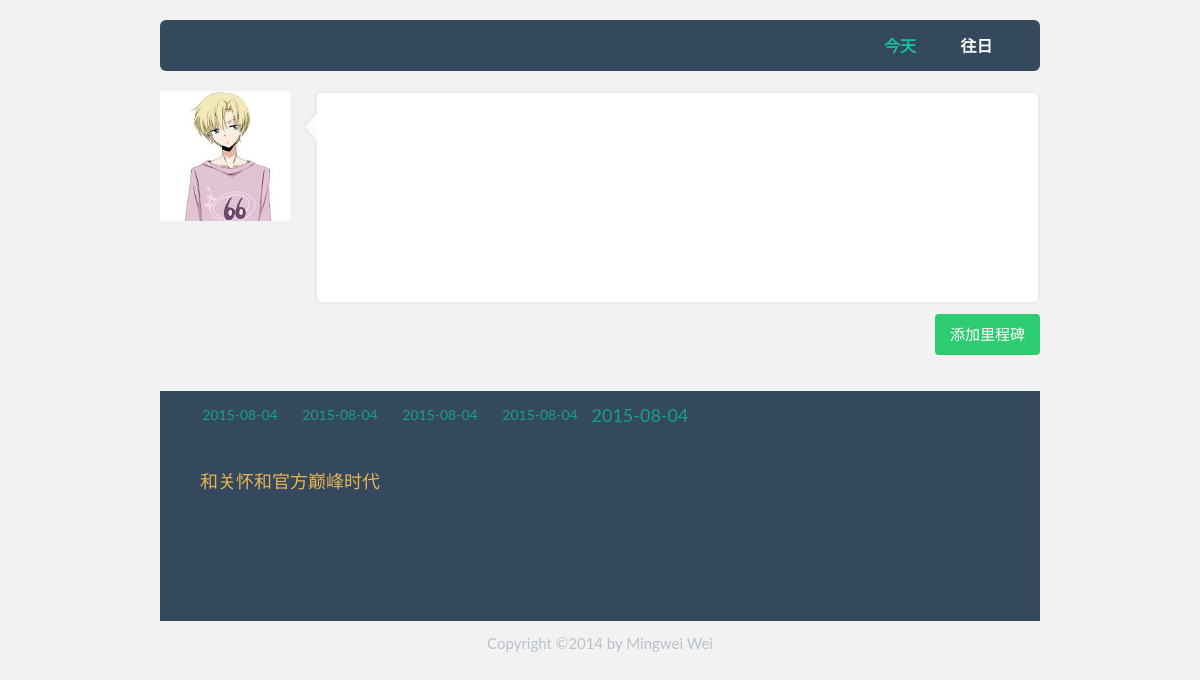
The page /enrich/milestone on the database as committed earlier.
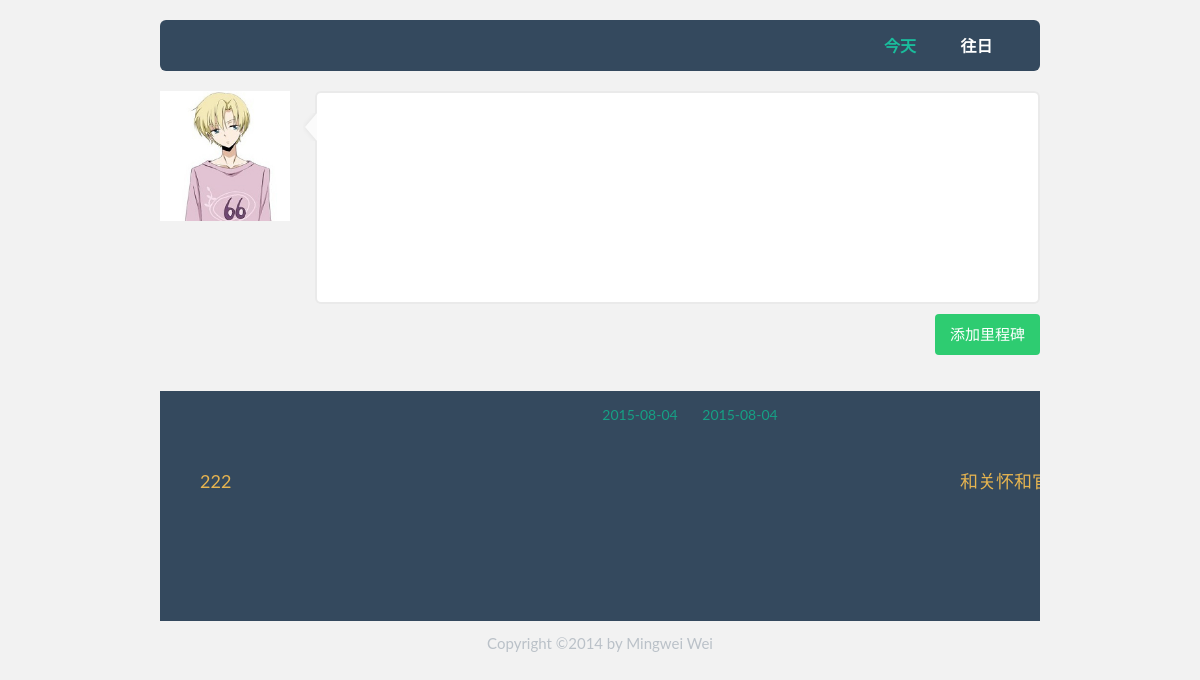
The same page on the database as committed later.
### enrich/models.py (models this page shows)
class Milestone(models.Model):
    Content = models.CharField(max_length=500)
    Date = models.CharField(max_length=200)

### enrich/views.py (the view)
# urls.py: url(r'^enrich/', include('enrich.urls')),
def enrich(request):
    if request.method == "POST":
        ms = Milestone()
        ms.Content = request.POST['msContent']
        today = datetime.date.today()
        ms.Date = today
        ms.save()
    milestones = Milestone.objects.all()
    return render(request, "milestone.html", {'milestones': milestones})

### enrich/templates/milestone.html (shortened to what this page needs)
<!DOCTYPE html>
<html>
<head>
    <link href="//cdn.bootcss.com/bootstrap/3.0.0/css/bootstrap.css" rel="stylesheet">
    <link type="text/css" rel="stylesheet" href="/static/css/flat-ui.css" />
    <link type="text/css" rel="stylesheet" href="/static/css/enrich.css" />
    <link type="text/css" rel="stylesheet" href="/static/css/timeline.css"/>
</head>
<body>
<div name="msBox_top">
    <div name="msNav" class="navbar navbar-inverse" id="msNav">
        <ul class="nav">
            <li class="active"><a href="#">今天</a></li>
            <li><a href="/enrich/milestone_history">往日</a></li>
        </ul>
    </div>
</div>
<div name="msBox_body" id="msBox_body">
    <div name="msBox_bodyleft" id="msBox_bodyleft">
        <img src="/static/img/2.jpg" id="avatar">
    </div>
    <div name="msBox_bodyright" id="msBox_bodyright">
        <div class="inlet_arrow_bg">&nbsp;</div>
        <form method="post" enctype="multipart/form-data" id="milestone_form">
            <textarea rows="9" cols="70" class="form-control" name="msContent" id="msContent" style="resize: none"></textarea>
            <div>
                <input value="添加里程碑" class="btn btn-success " type="submit" style="margin-top: 10px; float: right" />
            </div>
        </form>
    </div>
</div>
<div id="timeline">
    <ul id="dates">
        {% for ms in milestones %}
            <li><a href="#{{ ms.Date }}">{{ ms.Date }}</a></li>
        {% endfor %}
    </ul>
    <ul id="issues">
        {% for ms in milestones %}
            <li id="{{ ms.Date }}">
                <p>{{ ms.Content }}</p>
            </li>
        {% endfor %}
    </ul>
</div>
<footer>Copyright &copy;2014 by Mingwei Wei</footer>
</body>
</html>

Rows that differ between the two databases and show on the page:
removed Milestone: Date "2015-08-04"
removed Milestone: Date "2015-08-04"
removed Milestone: Date "2015-08-04"
now on one of the page's lists (row edited): Milestone: Content "222"
